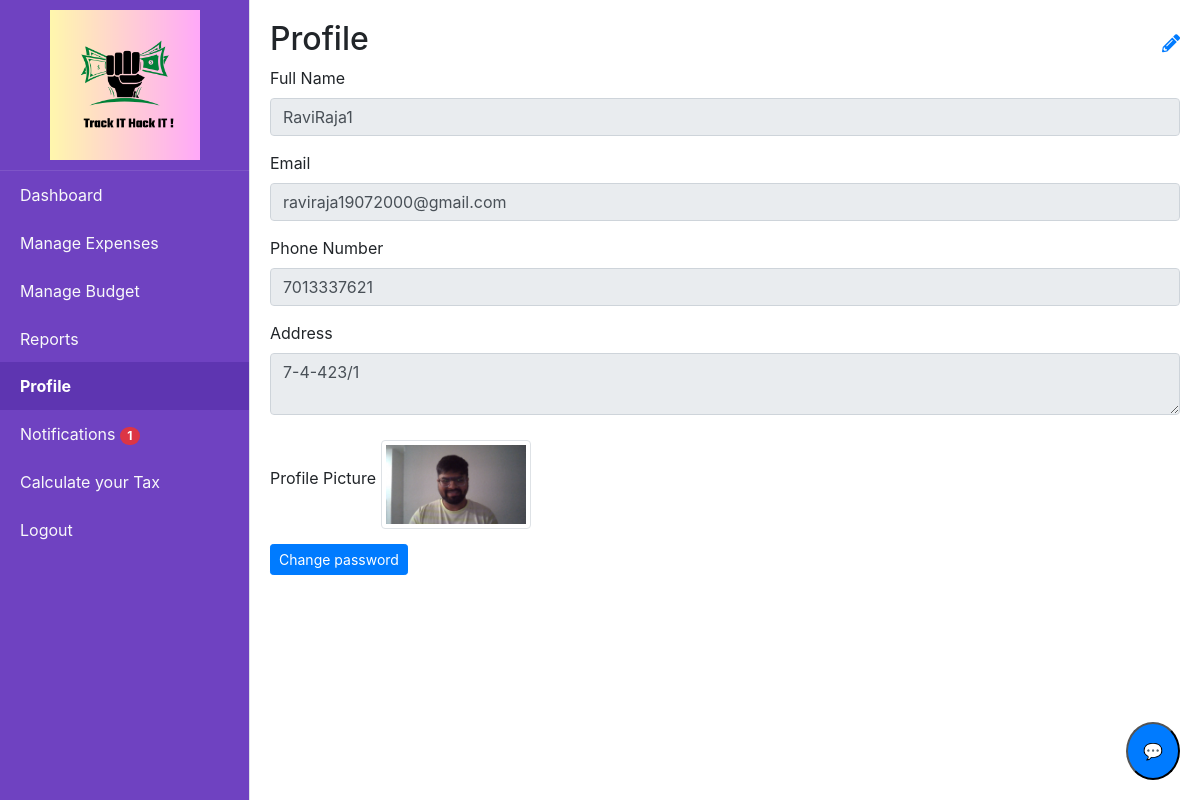
Screenshot of /profile (signed in) with the database file from the repository.
### tables this page shows
CREATE TABLE users (id INTEGER PRIMARY KEY AUTOINCREMENT, username TEXT NOT NULL UNIQUE, email TEXT NOT NULL UNIQUE, password TEXT NOT NULL, Fullname TEXT, Address TEXT, Phonenumber TEXT, document TEXT);

### app.py (the view, shortened to what this page needs)
@app.route('/profile', methods=['GET', 'POST'])
@login_required
def profile():
    user = query_db('SELECT * FROM users WHERE id=?', [current_user.id], one=True)
    return render_template('profile.html', user=user)

### app.py (called while the page is built)
@login_manager.user_loader
def load_user(user_id):
    return get_user_by_id(user_id)

@app.after_request
def after_request(response):
    response.headers["Cache-Control"] = "no-cache, no-store, must-revalidate"
    return response

@app.context_processor
def inject_unread_notifications():
    if current_user.is_authenticated:
        unread_count = query_db('''
            SELECT COUNT(*)
            FROM notifications
            WHERE user_id = ? AND is_read = 0
        ''', [current_user.id], one=True)
        return dict(unread_count=unread_count[0] if unread_count else 0)
    return dict(unread_count=0)

### database.py (called while the page is built)
def get_db():
    return sqlite3.connect(DATABASE)

def query_db(query, args=(), one=False):
    cur = get_db().execute(query, args)
    rv = cur.fetchall()
    cur.close()
    return (rv[0] if rv else None) if one else rv

def get_user_by_id(user_id):
    conn = sqlite3.connect(DATABASE)
    cursor = conn.cursor()
    cursor.execute('SELECT * FROM users WHERE id = ?', (user_id,))
    user = cursor.fetchone()
    conn.close()
    if user:
        return User(id=user[0], username=user[1], email=user[2], password=user[3])
    return None

### templates/profile.html (shortened to what this page needs)
{% extends "home.html" %}
{% block content %}
<link rel="stylesheet" href="https://cdnjs.cloudflare.com/ajax/libs/font-awesome/5.15.4/css/all.min.css">
<div class="d-flex justify-content-between align-items-center">
    <h2>Profile</h2>
    <span class="edit-icon" onclick="makeAllEditable()">
        <i class="fas fa-pencil-alt"></i>
    </span>
</div>
<form action="{{ url_for('profile') }}" method="POST" enctype="multipart/form-data">
    <div class="form-group">
        <label for="full_name">Full Name</label>
        <input type="text" class="form-control" id="full_name" name="full_name" value="{{ user[4] }}" readonly>
    </div>
    <div class="form-group">
        <label for="email">Email</label>
        <input type="email" class="form-control" id="email" name="email" value="{{ user[2] }}" readonly>
    </div>
    <div class="form-group">
        <label for="phone_number">Phone Number</label>
        <input type="tel" class="form-control" id="phone_number" name="phone_number" value="{{ user[6] }}" readonly>
    </div>
    <div class="form-group">
        <label for="address">Address</label>
        <textarea class="form-control" id="address" name="address" readonly>{{ user[5] }}</textarea>
    </div>
    <div class="form-group">
        <label for="profile_picture">Profile Picture</label>
        {% if user[7] %}
            <img src="{{ url_for('uploaded_file', filename=(user[7]).split('/')[-1])}}" alt="Profile Picture" class="img-thumbnail" width="150">
        {% else %}
            <img src="{{ url_for('static', filename='uploads/default.png') }}" alt="Default Profile Picture" class="img-thumbnail" width="150">
        {% endif %}
    </div>
    <div>
      <a href="{{ url_for('change_password') }}" class="btn btn-primary btn-sm">Change password</a>
    </div>
</form>
{% endblock %}

### templates/profile.html (style rules this page uses)
.edit-icon { cursor: pointer; font-size: 18px; color: #007bff; }
.form-group { position: relative; margin-bottom: 15px; }
.img-thumbnail { margin-top: 10px; }

### rows the page displays
users: full_name "RaviRaja1", email "raviraja19072000@gmail.com", phone_number "7013337621", address "7-4-423/1", document (picture)

### other values shown
{{ unread_count }} "1"
